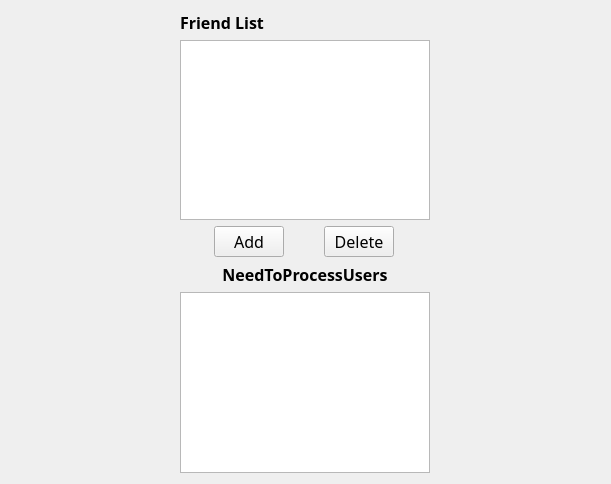
<?xml version="1.0" encoding="UTF-8"?>
<ui version="4.0">
 <class>MainChatWidget</class>
 <widget class="QWidget" name="MainChatWidget">
  <property name="geometry">
   <rect>
    <x>0</x>
    <y>0</y>
    <width>611</width>
    <height>484</height>
   </rect>
  </property>
  <property name="windowTitle">
   <string>Form</string>
  </property>
  <layout class="QHBoxLayout" name="horizontalLayout_2">
   <item>
    <layout class="QVBoxLayout" name="verticalLayout_3">
     <item>
      <layout class="QVBoxLayout" name="verticalLayout">
       <item>
        <widget class="QLabel" name="label">
         <property name="maximumSize">
          <size>
           <width>150</width>
           <height>16777215</height>
          </size>
         </property>
         <property name="font">
          <font>
           <family>文泉驿正黑</family>
           <pointsize>12</pointsize>
           <weight>75</weight>
           <bold>true</bold>
          </font>
         </property>
         <property name="text">
          <string>Friend List</string>
         </property>
        </widget>
       </item>
       <item>
        <widget class="QListView" name="friendList">
         <property name="maximumSize">
          <size>
           <width>250</width>
           <height>16777215</height>
          </size>
         </property>
         <property name="font">
          <font>
           <family>文泉驿正黑</family>
           <pointsize>12</pointsize>
           <weight>75</weight>
           <bold>true</bold>
          </font>
         </property>
        </widget>
       </item>
       <item>
        <layout class="QHBoxLayout" name="horizontalLayout">
         <item>
          <widget class="QPushButton" name="addBtn">
           <property name="maximumSize">
            <size>
             <width>70</width>
             <height>16777215</height>
            </size>
           </property>
           <property name="font">
            <font>
             <family>文泉驿正黑</family>
             <pointsize>12</pointsize>
            </font>
           </property>
           <property name="text">
            <string>Add</string>
           </property>
          </widget>
         </item>
         <item>
          <widget class="QPushButton" name="deleteBtn">
           <property name="maximumSize">
            <size>
             <width>70</width>
             <height>16777215</height>
            </size>
           </property>
           <property name="font">
            <font>
             <family>文泉驿正黑</family>
             <pointsize>12</pointsize>
            </font>
           </property>
           <property name="text">
            <string>Delete</string>
           </property>
          </widget>
         </item>
        </layout>
       </item>
      </layout>
     </item>
     <item>
      <layout class="QVBoxLayout" name="verticalLayout_2">
       <item>
        <widget class="QLabel" name="label_2">
         <property name="maximumSize">
          <size>
           <width>250</width>
           <height>16777215</height>
          </size>
         </property>
         <property name="font">
          <font>
           <family>文泉驿正黑</family>
           <pointsize>12</pointsize>
           <weight>75</weight>
           <bold>true</bold>
          </font>
         </property>
         <property name="text">
          <string>NeedToProcessUsers</string>
         </property>
         <property name="alignment">
          <set>Qt::AlignCenter</set>
         </property>
        </widget>
       </item>
       <item>
        <widget class="QListView" name="needToProcessUsers">
         <property name="maximumSize">
          <size>
           <width>250</width>
           <height>16777215</height>
          </size>
         </property>
         <property name="font">
          <font>
           <family>文泉驿正黑</family>
           <pointsize>12</pointsize>
           <weight>75</weight>
           <bold>true</bold>
          </font>
         </property>
        </widget>
       </item>
      </layout>
     </item>
    </layout>
   </item>
   <item>
    <layout class="QHBoxLayout" name="widgetLayout"/>
   </item>
  </layout>
 </widget>
 <resources/>
 <connections/>
</ui>
